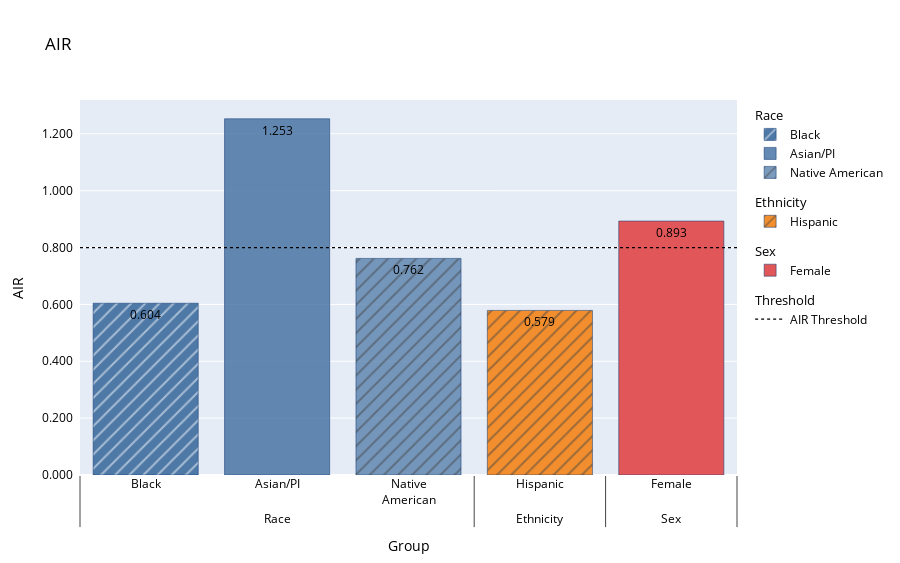

The notebook cell saved with this chart:
### Code cell
solas_air = sd.adverse_impact_ratio(
    group_data=valid,
    protected_groups=protected_groups,
    reference_groups=reference_groups,
    group_categories=group_categories,
    outcome=valid['Low-Priced Offer'],
    air_threshold=0.8,
    percent_difference_threshold=0,
)
solas_air

### Figure 1 — Plotly figure (JSON) as saved in the notebook; plotly's stock layout.template omitted (floating-point values rounded to 4 significant figures)
{"data": [{"hoverlabel": {"font": {"color": "Black"}}, "hovertemplate": "%{x}, %{y}", "legendgroup": "Race", "legendgrouptitle": {"text": "Race"}, "marker": {"color": "RGBA(78, 121, 167, 1.0)", "line": {"color": "rgb(8,48,107)"}, "pattern": {"shape": "/"}}, "name": "Black", "text": "0.604", "textfont": {"color": "Black"}, "type": "bar", "x": [["Race"], ["Black"]], "y": [0.6042]}, {"hoverlabel": {"font": {"color": "Black"}}, "hovertemplate": "%{x}, %{y}", "legendgroup": "Race", "legendgrouptitle": {"text": "Race"}, "marker": {"color": "RGBA(78, 121, 167, 0.875)", "line": {"color": "rgb(8,48,107)"}, "pattern": {"shape": ""}}, "name": "Asian/PI", "text": "1.253", "textfont": {"color": "Black"}, "type": "bar", "x": [["Race"], ["Asian/PI"]], "y": [1.253]}, {"hoverlabel": {"font": {"color": "Black"}}, "hovertemplate": "%{x}, %{y}", "legendgroup": "Race", "legendgrouptitle": {"text": "Race"}, "marker": {"color": "RGBA(78, 121, 167, 0.75)", "line": {"color": "rgb(8,48,107)"}, "pattern": {"shape": "/"}}, "name": "Native American", "text": "0.762", "textfont": {"color": "Black"}, "type": "bar", "x": [["Race"], ["Native<br>American"]], "y": [0.7618]}, {"hoverlabel": {"font": {"color": "Black"}}, "hovertemplate": "%{x}, %{y}", "legendgroup": "Ethnicity", "legendgrouptitle": {"text": "Ethnicity"}, "marker": {"color": "RGBA(242, 142, 45, 1.0)", "line": {"color": "rgb(8,48,107)"}, "pattern": {"shape": "/"}}, "name": "Hispanic", "text": "0.579", "textfont": {"color": "Black"}, "type": "bar", "x": [["Ethnicity"], ["Hispanic"]], "y": [0.5789]}, {"hoverlabel": {"font": {"color": "Black"}}, "hovertemplate": "%{x}, %{y}", "legendgroup": "Sex", "legendgrouptitle": {"text": "Sex"}, "marker": {"color": "RGBA(225, 87, 89, 1.0)", "line": {"color": "rgb(8,48,107)"}, "pattern": {"shape": ""}}, "name": "Female", "text": "0.893", "textfont": {"color": "Black"}, "type": "bar", "x": [["Sex"], ["Female"]], "y": [0.8931]}, {"legendgroup": "AIR Threshold", "legendgrouptitle": {"text": "Threshold"}, "line": {"color": "Black", "dash": "dot", "width": 1.25}, "mode": "lines", "name": "AIR Threshold", "showlegend": true, "type": "scatter", "x": [null], "y": [null]}], "layout": {"font": {"color": "Black"}, "height": 563, "legend": {"itemclick": false, "itemdoubleclick": false}, "scene": {"yaxis": {"exponentformat": "none", "separatethousands": true}}, "shapes": [{"line": {"color": "Black", "dash": "dot", "width": 1.25}, "name": "AIR Threshold", "type": "line", "x0": 0, "x1": 1, "xref": "paper", "y0": 0.8, "y1": 0.8, "yref": "y"}], "title": {"text": "AIR"}, "width": 900, "xaxis": {"fixedrange": true, "title": {"text": "Group"}}, "yaxis": {"fixedrange": true, "tickformat": "0,.3f", "ticksuffix": "  ", "title": {"text": "AIR"}}}}
